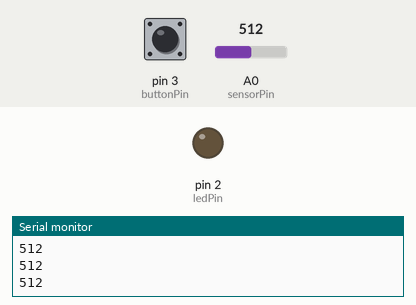
This sketch was run on a simulated Arduino Uno, built with avr-gcc and run on an emulated ATmega328P. Parts: output pins drawn as LEDs (lit = HIGH), the last lines printed to the serial monitor. The test bench sets the inputs (shaded band); at power-on: A0 (sensorPin) = 512, pin 3 (buttonPin) LOW.

Above: at 1.2 s.
1.3 s: A0 (sensorPin) set to 739
2.8 s: A0 (sensorPin) set to 768
At 4.0 s:
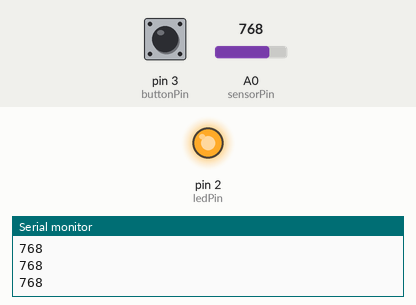
4.3 s: A0 (sensorPin) set to 740
At 5.2 s:
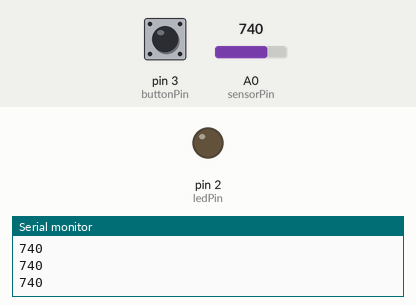
5.8 s: A0 (sensorPin) set to 760
At 6.4 s:
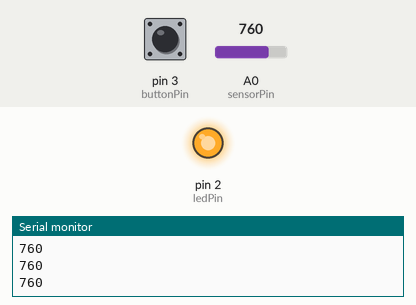
Timing chart, 0 to 8.3 s (numbered marks = the images above; inputs shaded):
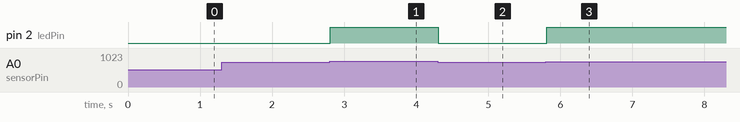

Measured:
- the behaviour switches between 750 and 751 on A0 (sensorPin) (found by bisection; images 0 and 1)
- after the input at 2.8 s, pin 2 (ledPin): LOW → HIGH at once
- after the input at 4.3 s, pin 2 (ledPin): HIGH → LOW at once
- after the input at 5.8 s, pin 2 (ledPin): LOW → HIGH at once

The sketch:

sketch_160327LEDButtonLightSensor.ino
```cpp
int ledPin = 2; //LEDとつながっているピン
int buttonPin = 3; //ボタンとつながっているピン
int sensorPin = A0; //光センサとつながっているピン

void setup() {
  pinMode(ledPin, OUTPUT); //ledPinを出力ピンとして設定
  pinMode(buttonPin, INPUT); //buttonPinを入力ピンとして設定
  pinMode(sensorPin, INPUT); //sensorPinを入力ピンとして設定
  Serial.begin(9600); //シリアル通信をbaudrate=9600で開始
}

void loop() {
  int buttonState = digitalRead(buttonPin);
  //buttonStateにbuttonPinの電圧値を代入(0:LOW or 1:HIGH)
  int sensorValue = analogRead(sensorPin);
  //sensorValueにsensorPinの電圧値を代入(0 ~ 1023)

  //  Serial.println(buttonState);
  Serial.println(sensorValue); //sensorValueをシリアルで出力

  if (buttonState  == 1) { //buttonが押されていたら
    digitalWrite(ledPin, HIGH); //LED点灯
  }
  else if (sensorValue > 750) { //光センサの値が一定以上なら
    digitalWrite(ledPin, HIGH); //LED点灯
  }
  else { //それいがい
    digitalWrite(ledPin, LOW); //LED消灯
  }
}
```
